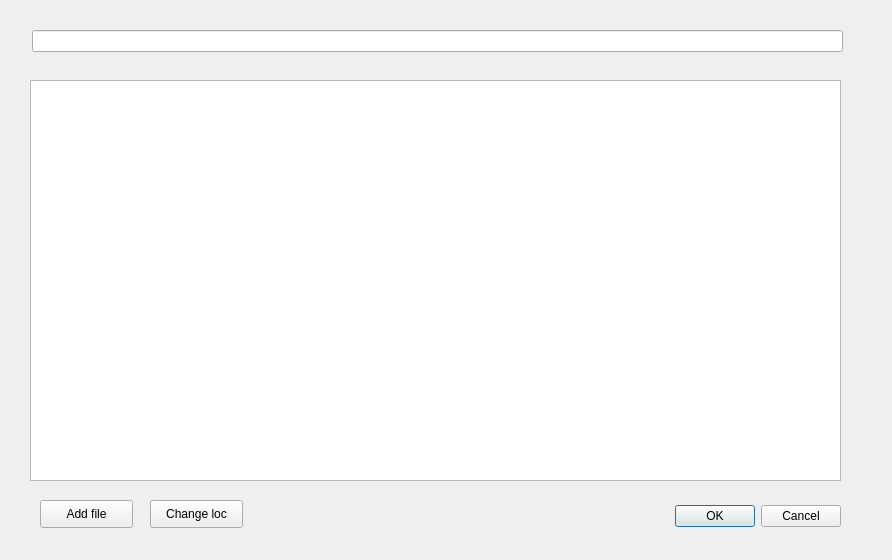
<?xml version="1.0" encoding="UTF-8"?>
<ui version="4.0">
 <class>Dialog</class>
 <widget class="QDialog" name="Dialog">
  <property name="geometry">
   <rect>
    <x>0</x>
    <y>0</y>
    <width>892</width>
    <height>560</height>
   </rect>
  </property>
  <property name="windowTitle">
   <string>Dialog</string>
  </property>
  <widget class="QDialogButtonBox" name="buttonBox">
   <property name="geometry">
    <rect>
     <x>500</x>
     <y>500</y>
     <width>341</width>
     <height>32</height>
    </rect>
   </property>
   <property name="orientation">
    <enum>Qt::Horizontal</enum>
   </property>
   <property name="standardButtons">
    <set>QDialogButtonBox::Cancel|QDialogButtonBox::Ok</set>
   </property>
  </widget>
  <widget class="QPushButton" name="AddFileButton">
   <property name="geometry">
    <rect>
     <x>40</x>
     <y>500</y>
     <width>93</width>
     <height>28</height>
    </rect>
   </property>
   <property name="text">
    <string>Add file</string>
   </property>
  </widget>
  <widget class="QPushButton" name="ChangeLocationButton">
   <property name="geometry">
    <rect>
     <x>150</x>
     <y>500</y>
     <width>93</width>
     <height>28</height>
    </rect>
   </property>
   <property name="text">
    <string>Change loc</string>
   </property>
  </widget>
  <widget class="QTextEdit" name="textEdit">
   <property name="geometry">
    <rect>
     <x>30</x>
     <y>80</y>
     <width>811</width>
     <height>401</height>
    </rect>
   </property>
  </widget>
  <widget class="QLineEdit" name="lineEdit">
   <property name="geometry">
    <rect>
     <x>32</x>
     <y>30</y>
     <width>811</width>
     <height>22</height>
    </rect>
   </property>
  </widget>
 </widget>
 <resources/>
 <connections>
  <connection>
   <sender>buttonBox</sender>
   <signal>accepted()</signal>
   <receiver>Dialog</receiver>
   <slot>accept()</slot>
   <hints>
    <hint type="sourcelabel">
     <x>248</x>
     <y>254</y>
    </hint>
    <hint type="destinationlabel">
     <x>157</x>
     <y>274</y>
    </hint>
   </hints>
  </connection>
  <connection>
   <sender>buttonBox</sender>
   <signal>rejected()</signal>
   <receiver>Dialog</receiver>
   <slot>reject()</slot>
   <hints>
    <hint type="sourcelabel">
     <x>316</x>
     <y>260</y>
    </hint>
    <hint type="destinationlabel">
     <x>286</x>
     <y>274</y>
    </hint>
   </hints>
  </connection>
 </connections>
</ui>
